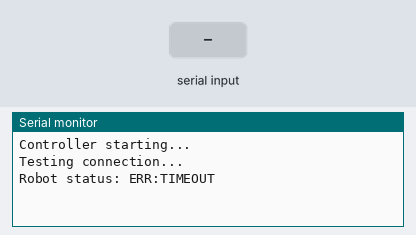
This program was run on a simulated ESP32. Shown: the last lines printed to the serial monitor. The inputs (shaded band) are chosen by the test bench.

Above: at 4.2 s.
4.3 s: "DISTANCE:\n" received over Serial
At 6.2 s:
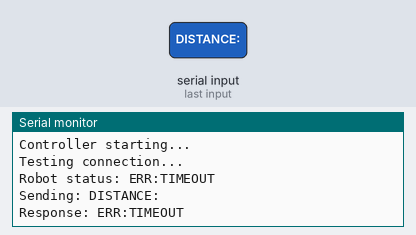
6.8 s: "DISTANCE:\n" received over the second serial link
At 7.4 s:
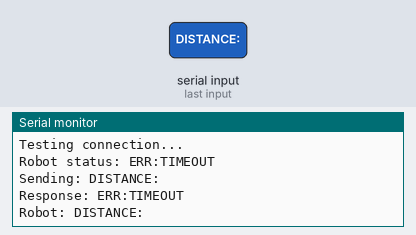
8.3 s: "90,45\n" received over Serial
At 9.1 s:
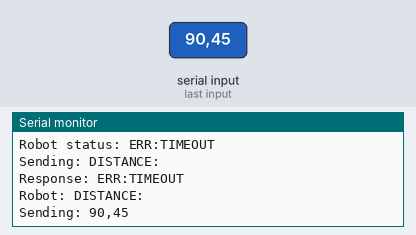
9.8 s: "90,45\n" received over the second serial link
At 10.8 s:
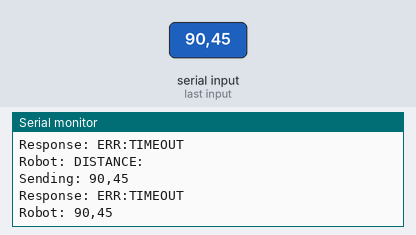
11.3 s: "5\n" received over Serial
At 11.9 s:
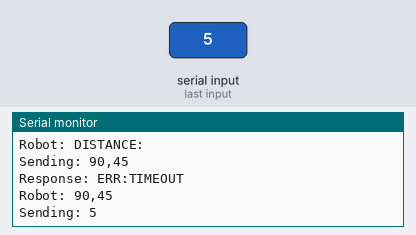
12.8 s: "5\n" received over the second serial link
At 14.3 s:
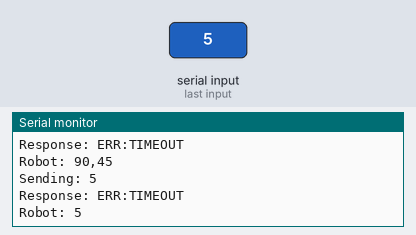

Measured:
- after the input at 4.3 s, the serial monitor: prints a new line at once (image 1)
- after the input at 6.8 s, the serial monitor: prints a new line at once (image 2)
- after the input at 8.3 s, the serial monitor: prints a new line at once (image 3)
- after the input at 9.8 s, the serial monitor: prints a new line at once (image 4)
- after the input at 11.3 s, the serial monitor: prints a new line at once (image 5)
- after the input at 12.8 s, the serial monitor: prints a new line at once (image 6)

The program:

main.cpp
```cpp
#include <Arduino.h>
#include "command_sender.h"

CommandSender sender;

// Use Serial2 for communication with robot on ESP32
// TX = GPIO17, RX = GPIO16 (default Serial2 pins)
HardwareSerial RobotSerial(2);

void setup() {
  // USB Serial for debugging
  Serial.begin(115200);
  Serial.println("Controller starting...");

  // Initialize communication with robot
  sender.begin(&RobotSerial, 9600);

  delay(2000);  // Wait for robot to initialize

  // Test communication
  Serial.println("Testing connection...");
  String status = sender.getStatus();
  Serial.println("Robot status: " + status);
}

void loop() {
  // Example: Remote control via USB Serial
  // Send commands from Serial Monitor to control the robot
  if (Serial.available()) {
    String input = Serial.readStringUntil('\n');
    input.trim();

    if (input.length() > 0) {
      Serial.println("Sending: " + input);
      sender.sendCommand(input);

      // Wait for response
      String response = sender.waitForResponse();
      Serial.println("Response: " + response);
    }
  }

  // Check for any incoming responses from robot
  if (sender.hasResponse()) {
    String response = sender.readResponse();
    Serial.println("Robot: " + response);
  }
}
```

command_sender.h
```cpp
#ifndef COMMAND_SENDER_H
#define COMMAND_SENDER_H

#include <Arduino.h>
#include <HardwareSerial.h>

class CommandSender {
private:
  HardwareSerial* serialPort;
  String responseBuffer;
  static const int BUFFER_SIZE = 64;
  static const unsigned long DEFAULT_TIMEOUT = 1000;

public:
  void begin(HardwareSerial* serial, long baudRate = 9600);
  void sendCommand(const String& command);
  bool hasResponse();
  String readResponse();
  String waitForResponse(unsigned long timeout = DEFAULT_TIMEOUT);

  // Movement commands
  void moveForward(int speed);
  void moveReverse(int speed);
  void stop();
  void turnLeft();
  void turnRight();

  // LED commands
  void setLedRed();
  void setLedGreen();
  void setLedBlue();
  void ledOff();

  // Sensor commands
  float getDistance();
  String getStatus();
};

#endif
```

command_sender.cpp
```cpp
#include "command_sender.h"

void CommandSender::begin(HardwareSerial* serial, long baudRate) {
  serialPort = serial;
  serialPort->begin(baudRate);
  responseBuffer.reserve(BUFFER_SIZE);
}

void CommandSender::sendCommand(const String& command) {
  serialPort->println(command);
}

bool CommandSender::hasResponse() {
  while (serialPort->available() > 0) {
    char c = serialPort->read();
    if (c == '\n') {
      return true;
    }
    if (c != '\r') {
      responseBuffer += c;
    }
  }
  return false;
}

String CommandSender::readResponse() {
  String response = responseBuffer;
  responseBuffer = "";
  return response;
}

String CommandSender::waitForResponse(unsigned long timeout) {
  unsigned long startTime = millis();
  while (millis() - startTime < timeout) {
    if (hasResponse()) {
      return readResponse();
    }
  }
  return "ERR:TIMEOUT";
}

// Movement commands
void CommandSender::moveForward(int speed) {
  sendCommand("MOVE:" + String(speed));
}

void CommandSender::moveReverse(int speed) {
  sendCommand("REVERSE:" + String(speed));
}

void CommandSender::stop() {
  sendCommand("STOP");
}

void CommandSender::turnLeft() {
  sendCommand("LEFT");
}

void CommandSender::turnRight() {
  sendCommand("RIGHT");
}

// LED commands
void CommandSender::setLedRed() {
  sendCommand("LED:RED");
}

void CommandSender::setLedGreen() {
  sendCommand("LED:GREEN");
}

void CommandSender::setLedBlue() {
  sendCommand("LED:BLUE");
}

void CommandSender::ledOff() {
  sendCommand("LED:OFF");
}

// Sensor commands
float CommandSender::getDistance() {
  sendCommand("DISTANCE");
  String response = waitForResponse();
  if (response.startsWith("DISTANCE:")) {
    return response.substring(9).toFloat();
  }
  return -1.0;  // Error or timeout
}

String CommandSender::getStatus() {
  sendCommand("STATUS");
  return waitForResponse();
}
```
